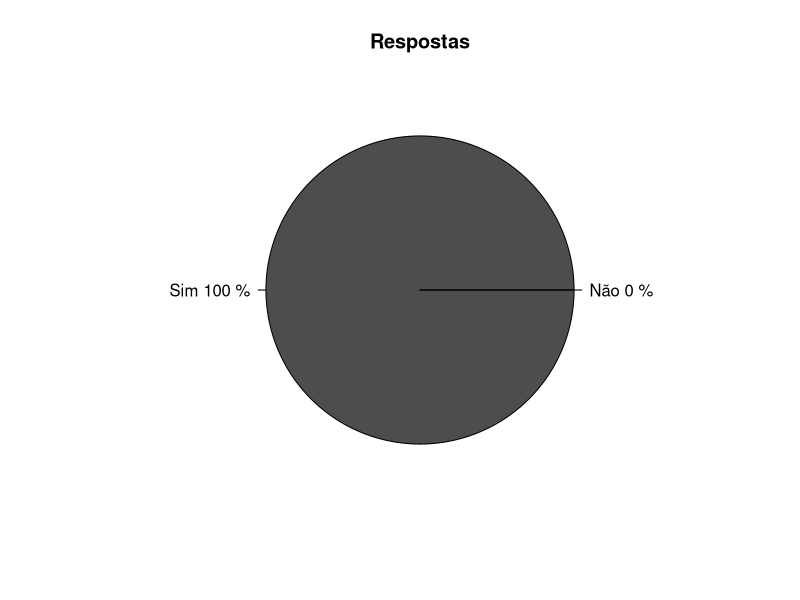
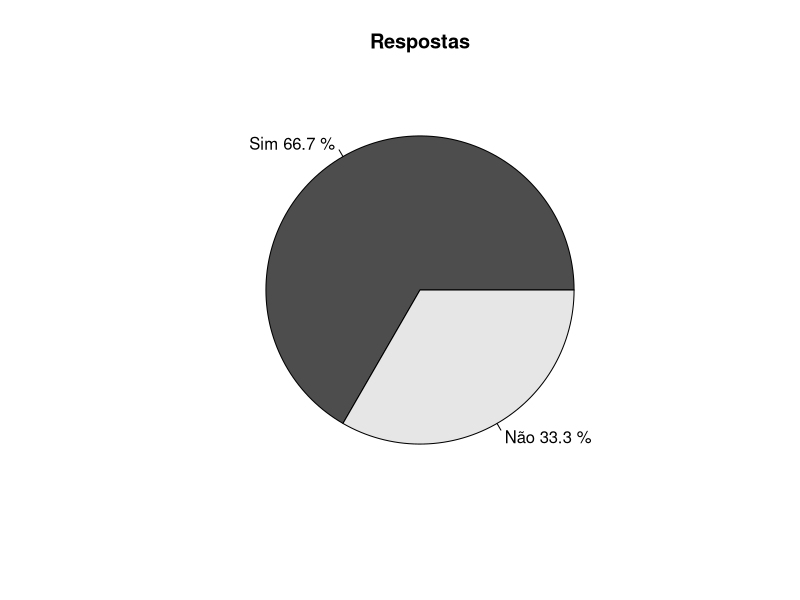
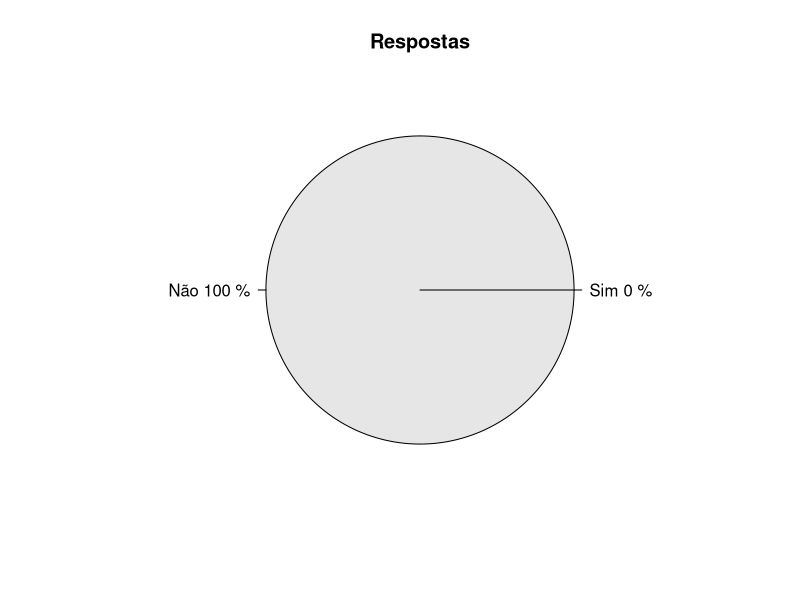
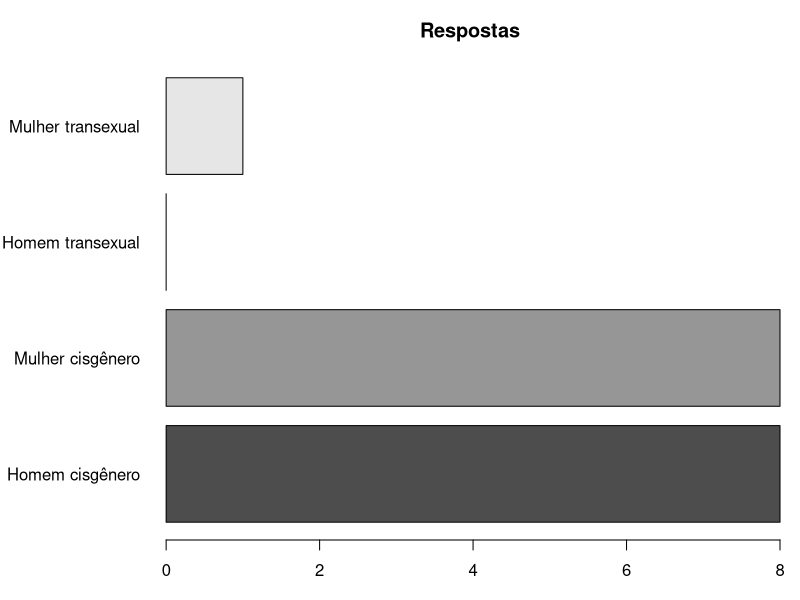
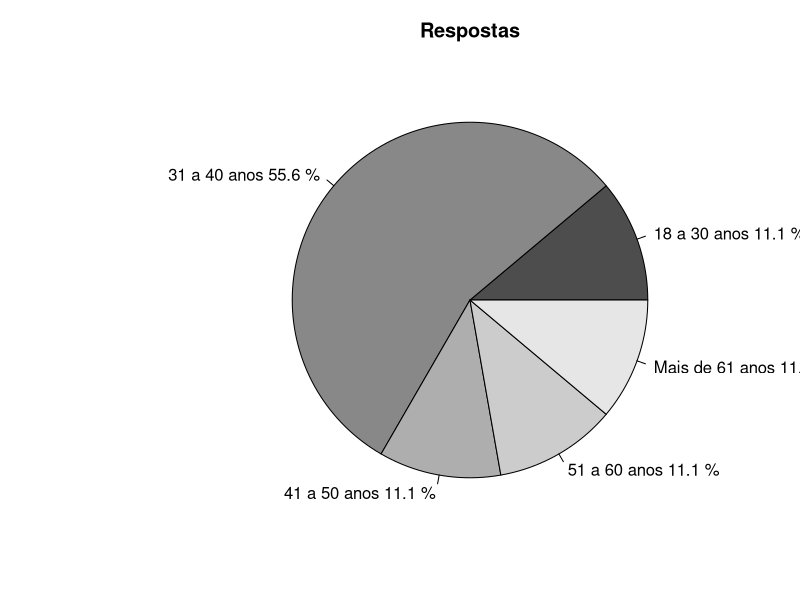
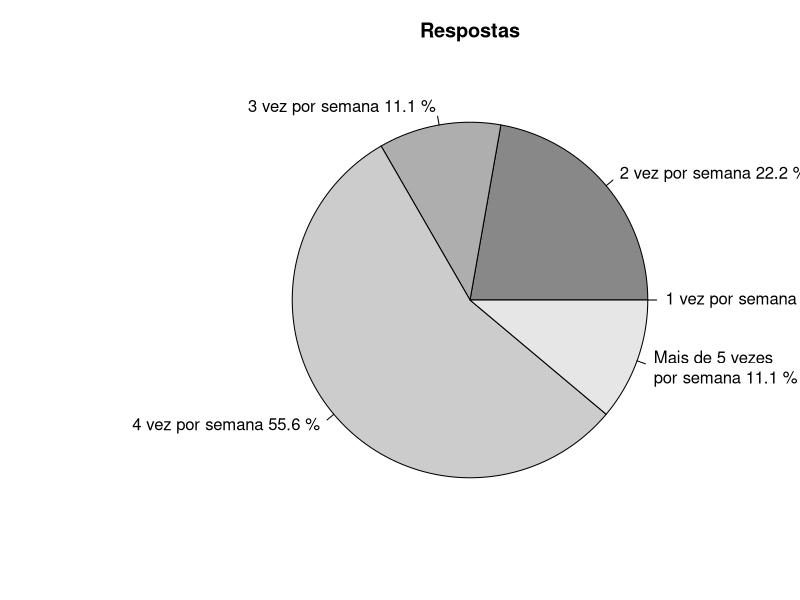
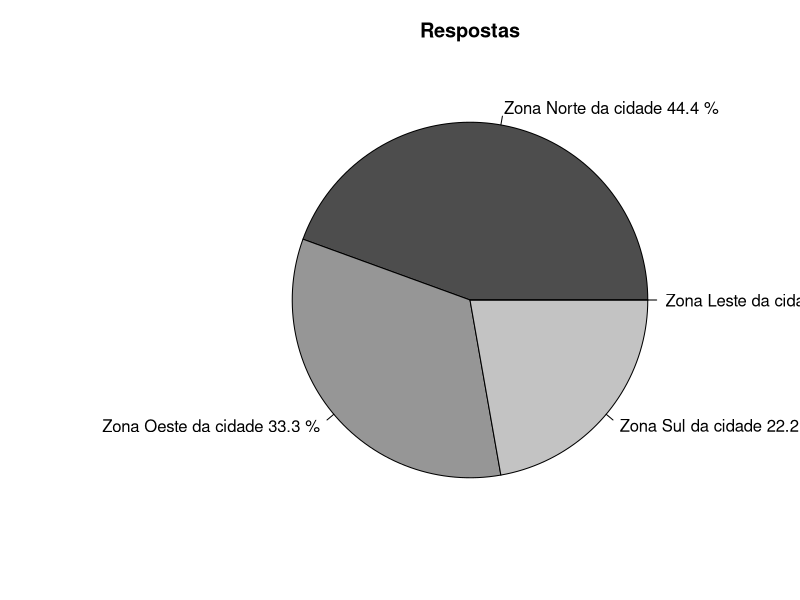
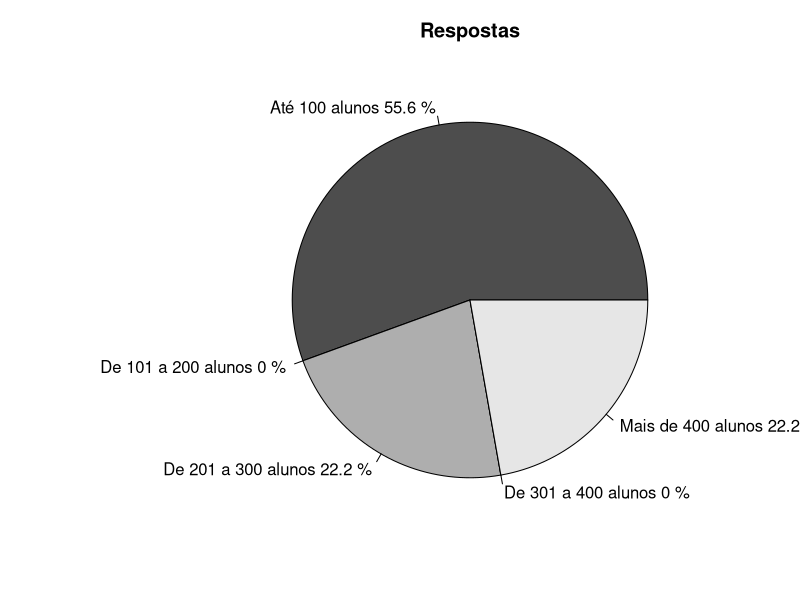

Generate these figures, in order, with R:
## ---- chunk 1
knitr::opts_chunk$set(echo = TRUE, out.width = "70%", lang="pt-BR", dpi=100)

if (!require(knitr)) install.packages('knitr')

if (!require(rmarkdown)) install.packages('rmarkdown')
local({r = getOption("repos")
       r["CRAN"] = "https://brieger.esalq.usp.br/CRAN/" 
       options(repos=r)
})

rm(list = ls())
dev.set(1)

if (!require(tidyverse)) install.packages("tidyverse")
library("readxl")
## ---- chunk 2
data = read_excel("../data/survey-responses.xlsx", sheet = "responses")

pesquisados = nrow(data) # Sem o cabeçalho

resposta_questao1 = c(sum(data$questao1 == "Sim"), sum(data$questao1 == "Não"))
resposta_questao2 = c(sum(data$questao2 == "Sim"), sum(data$questao2 == "Não"))
resposta_questao3 = c(sum(data$questao3 == "Sim"), sum(data$questao3 == "Não"))

trim = function (x) gsub("^\\s+|\\s+$", "", x)

count_word_split_by = function (data, word, split_by){
  count = 0
  words = strsplit(data, split_by)
  
  for (values in words){
    for(value in values){
      if (trim(value) == word){
        count = count + 1
      }
    }
  }
  
  return (count)
}

resposta_questao4.1 = 
  c(
    count_word_split_by(data$questao4.1, "Homem cisgênero", ","), 
    count_word_split_by(data$questao4.1, "Mulher cisgênero", ","), 
    count_word_split_by(data$questao4.1, "Homem transexual", ","), 
    count_word_split_by(data$questao4.1, "Mulher transexual", ","))

resposta_questao4.2 = 
  c(
    sum(data$questao4.2 == "18 – 30 anos"), 
    sum(data$questao4.2 == "31 – 40 anos"),
    sum(data$questao4.2 == "41 – 50 anos"),
    sum(data$questao4.2 == "51 – 60 anos"),
    sum(data$questao4.2 == "Mais de 61 anos"))

resposta_questao4.3 = 
  c(
    sum(data$questao4.3 == "1 vez por semana"), 
    sum(data$questao4.3 == "2 vez por semana"),
    sum(data$questao4.3 == "3 vez por semana"),
    sum(data$questao4.3 == "4 vez por semana"),
    sum(data$questao4.3 == "Mais de 5 vezes por semana"))

resposta_questao5 = 
  c(
    sum(data$questao5 =="Zona Norte da cidade"), 
    sum(data$questao5 =="Zona Oeste da cidade"), 
    sum(data$questao5 =="Zona Sul da cidade"), 
    sum(data$questao5 =="Zona Leste da cidade"))

resposta_questao6 = 
  c(
     sum(data$questao6 == "Até 100 alunos"), 
     sum(data$questao6 == "De 101 a 200 alunos"), 
     sum(data$questao6 == "De 201 a 300 alunos"), 
     sum(data$questao6 == "De 301 a 400 alunos"), 
     sum(data$questao6 == "Mais de 400 alunos"))

resposta_questao7 = c(sum(data$questao7 == "Sim"), sum(data$questao7 == "Não"))
resposta_questao8 = c(sum(data$questao8 == "Sim"), sum(data$questao8 == "Não"))
resposta_questao9 = c(sum(data$questao9 == "Sim"), sum(data$questao9 == "Não"))
resposta_questao10 = c(sum(data$questao10 == "Sim"), sum(data$questao10 == "Não"))
resposta_questao11 = c(sum(data$questao11 == "Sim"), sum(data$questao11 == "Não"))
resposta_questao12 = c(sum(data$questao12 == "Sim"), sum(data$questao12 == "Não"))
resposta_questao13 = c(sum(data$questao13 == "Sim"), sum(data$questao13 == "Não"))

resposta_questao14 = 
  c(
    sum(data$questao14 == "De 5% a 15% do número total de alunos"), 
    sum(data$questao14 == "De 16% a 25% do número total de alunos"), 
    sum(data$questao14 == "26% do 35% do número total de alunos"), 
    sum(data$questao14 == "De 36% a 45% do número total de alunos"), 
    sum(data$questao14 == "Mais de 50% do número total de alunos"))

resposta_questao15 = c(sum(data$questao15 == "Sim"), sum(data$questao15 == "Não"))

resposta_questao16 =
  c(
    sum(data$questao16 == "Encerramento oficial das atividades"), 
    sum(data$questao16 == "Explorar outras alternativas de serviços (reinvenção do negócio)"),
    sum(data$questao16 == "Obter financiamento governamental"), 
    sum(data$questao16 == "Obter um “investidor anjo”"))
## ---- chunk 3
data = read_excel("../data/survey-responses.xlsx", sheet = "responses")

pesquisados = nrow(data) # Sem o cabeçalho

resposta_questao1 = c(sum(data$questao1 == "Sim"), sum(data$questao1 == "Não"))
resposta_questao2 = c(sum(data$questao2 == "Sim"), sum(data$questao2 == "Não"))
resposta_questao3 = c(sum(data$questao3 == "Sim"), sum(data$questao3 == "Não"))

trim = function (x) gsub("^\\s+|\\s+$", "", x)

count_word_split_by = function (data, word, split_by){
  count = 0
  words = strsplit(data, split_by)
  
  for (values in words){
    for(value in values){
      if (trim(value) == word){
        count = count + 1
      }
    }
  }
  
  return (count)
}

resposta_questao4.1 = 
  c(
    count_word_split_by(data$questao4.1, "Homem cisgênero", ","), 
    count_word_split_by(data$questao4.1, "Mulher cisgênero", ","), 
    count_word_split_by(data$questao4.1, "Homem transexual", ","), 
    count_word_split_by(data$questao4.1, "Mulher transexual", ","))

resposta_questao4.2 = 
  c(
    sum(data$questao4.2 == "18 – 30 anos"), 
    sum(data$questao4.2 == "31 – 40 anos"),
    sum(data$questao4.2 == "41 – 50 anos"),
    sum(data$questao4.2 == "51 – 60 anos"),
    sum(data$questao4.2 == "Mais de 61 anos"))

resposta_questao4.3 = 
  c(
    sum(data$questao4.3 == "1 vez por semana"), 
    sum(data$questao4.3 == "2 vez por semana"),
    sum(data$questao4.3 == "3 vez por semana"),
    sum(data$questao4.3 == "4 vez por semana"),
    sum(data$questao4.3 == "Mais de 5 vezes por semana"))

resposta_questao5 = 
  c(
    sum(data$questao5 =="Zona Norte da cidade"), 
    sum(data$questao5 =="Zona Oeste da cidade"), 
    sum(data$questao5 =="Zona Sul da cidade"), 
    sum(data$questao5 =="Zona Leste da cidade"))

resposta_questao6 = 
  c(
     sum(data$questao6 == "Até 100 alunos"), 
     sum(data$questao6 == "De 101 a 200 alunos"), 
     sum(data$questao6 == "De 201 a 300 alunos"), 
     sum(data$questao6 == "De 301 a 400 alunos"), 
     sum(data$questao6 == "Mais de 400 alunos"))

resposta_questao7 = c(sum(data$questao7 == "Sim"), sum(data$questao7 == "Não"))
resposta_questao8 = c(sum(data$questao8 == "Sim"), sum(data$questao8 == "Não"))
resposta_questao9 = c(sum(data$questao9 == "Sim"), sum(data$questao9 == "Não"))
resposta_questao10 = c(sum(data$questao10 == "Sim"), sum(data$questao10 == "Não"))
resposta_questao11 = c(sum(data$questao11 == "Sim"), sum(data$questao11 == "Não"))
resposta_questao12 = c(sum(data$questao12 == "Sim"), sum(data$questao12 == "Não"))
resposta_questao13 = c(sum(data$questao13 == "Sim"), sum(data$questao13 == "Não"))

resposta_questao14 = 
  c(
    sum(data$questao14 == "De 5% a 15% do número total de alunos"), 
    sum(data$questao14 == "De 16% a 25% do número total de alunos"), 
    sum(data$questao14 == "26% do 35% do número total de alunos"), 
    sum(data$questao14 == "De 36% a 45% do número total de alunos"), 
    sum(data$questao14 == "Mais de 50% do número total de alunos"))

resposta_questao15 = c(sum(data$questao15 == "Sim"), sum(data$questao15 == "Não"))

resposta_questao16 =
  c(
    sum(data$questao16 == "Encerramento oficial das atividades"), 
    sum(data$questao16 == "Explorar outras alternativas de serviços (reinvenção do negócio)"),
    sum(data$questao16 == "Obter financiamento governamental"), 
    sum(data$questao16 == "Obter um “investidor anjo”"))
## ---- chunk 4
piepercent = round(resposta_questao1/sum(resposta_questao1)*100, digits=1)

lbls = c("Sim", "Não")
lbls = paste(lbls, piepercent, "%", sep=" ") # adicionar % (porcentagem) aos rótulos

pie(resposta_questao1, main="Respostas", col=gray.colors(length(resposta_questao1)),
labels=lbls)
## ---- chunk 5
piepercent = round(resposta_questao2/sum(resposta_questao2)*100, digits=1)

lbls = c("Sim", "Não")
lbls = paste(lbls, piepercent, "%", sep=" ") # adicionar % (porcentagem) aos rótulos

pie(resposta_questao2, main="Respostas", col=gray.colors(length(resposta_questao2)),
labels=lbls)
## ---- chunk 6
piepercent = round(resposta_questao3/sum(resposta_questao3)*100, digits=1)

lbls = c("Sim", "Não")
lbls = paste(lbls, piepercent, "%", sep=" ") # adicionar % (porcentagem) aos rótulos

pie(resposta_questao3, main="Respostas", col=gray.colors(length(resposta_questao3)),
labels=lbls)
## ---- chunk 7
lbls = c("Homem cisgênero", "Mulher cisgênero", "Homem transexual", "Mulher transexual")
par(mar=c(3, 8, 3, 1))
barplot(
  resposta_questao4.1, 
  horiz = TRUE,
  main="Respostas", 
  col=gray.colors(length(resposta_questao4.1)),
  names.arg = lbls,
  las = 1)
## ---- chunk 8
piepercent = round(resposta_questao4.2/sum(resposta_questao4.2)*100, digits=1)

lbls = c("18 a 30 anos", "31 a 40 anos", "41 a 50 anos", "51 a 60 anos", "Mais de 61 anos")
lbls = paste(lbls, piepercent, "%", sep=" ") # adicionar % (porcentagem) aos rótulos

pie(resposta_questao4.2, main="Respostas", col=gray.colors(length(resposta_questao4.2)),
labels=lbls)
## ---- chunk 9
piepercent = round(resposta_questao4.3/sum(resposta_questao4.3)*100, digits=1)

lbls = c("1 vez por semana", "2 vez por semana", "3 vez por semana", "4 vez por semana", "Mais de 5 vezes\npor semana")
lbls = paste(lbls, piepercent, "%", sep=" ") # adicionar % (porcentagem) aos rótulos

pie(resposta_questao4.3, main="Respostas", col=gray.colors(length(resposta_questao4.3)),
labels=lbls)
## ---- chunk 10
piepercent = round(resposta_questao5/sum(resposta_questao5)*100, digits=1)

lbls = c("Zona Norte da cidade", "Zona Oeste da cidade", "Zona Sul da cidade", "Zona Leste da cidade")
lbls = paste(lbls, piepercent, "%", sep=" ") # adicionar % (porcentagem) aos rótulos

pie(resposta_questao5, main="Respostas", col=gray.colors(length(resposta_questao5)),
labels=lbls)
## ---- chunk 11
piepercent = round(resposta_questao6/sum(resposta_questao6)*100, digits=1)

lbls = c("Até 100 alunos", "De 101 a 200 alunos", "De 201 a 300 alunos", "De 301 a 400 alunos", "Mais de 400 alunos")
lbls = paste(lbls, piepercent, "%", sep=" ") # adicionar % (porcentagem) aos rótulos

pie(resposta_questao6, main="Respostas", col=gray.colors(length(resposta_questao6)),
labels=lbls)
## ---- chunk 12
piepercent = round(resposta_questao7/sum(resposta_questao7)*100, digits=1)

lbls = c("Sim", "Não")
lbls = paste(lbls, piepercent, "%", sep=" ") # adicionar % (porcentagem) aos rótulos

pie(resposta_questao7, main="Respostas", col=gray.colors(length(resposta_questao7)),
labels=lbls)
## ---- chunk 13
piepercent = round(resposta_questao8/sum(resposta_questao8)*100, digits=1)

lbls = c("Sim", "Não")
lbls = paste(lbls, piepercent, "%", sep=" ") # adicionar % (porcentagem) aos rótulos

pie(resposta_questao8, main="Respostas", col=gray.colors(length(resposta_questao8)),
labels=lbls)
## ---- chunk 14
piepercent = round(resposta_questao9/sum(resposta_questao9)*100, digits=1)

lbls = c("Sim", "Não")
lbls = paste(lbls, piepercent, "%", sep=" ") # adicionar % (porcentagem) aos rótulos

pie(resposta_questao9, main="Respostas", col=gray.colors(length(resposta_questao9)),
labels=lbls)
## ---- chunk 15
piepercent = round(resposta_questao10/sum(resposta_questao10)*100, digits=1)

lbls = c("Sim", "Não")
lbls = paste(lbls, piepercent, "%", sep=" ") # adicionar % (porcentagem) aos rótulos

pie(resposta_questao10, main="Respostas", col=gray.colors(length(resposta_questao10)),
labels=lbls)
## ---- chunk 16
piepercent = round(resposta_questao11/sum(resposta_questao11)*100, digits=1)

lbls = c("Sim", "Não")
lbls = paste(lbls, piepercent, "%", sep=" ") # adicionar % (porcentagem) aos rótulos

pie(resposta_questao11, main="Respostas", col=gray.colors(length(resposta_questao11)),
labels=lbls)
## ---- chunk 17
piepercent = round(resposta_questao12/sum(resposta_questao12)*100, digits=1)

lbls = c("Sim", "Não")
lbls = paste(lbls, piepercent, "%", sep=" ") # adicionar % (porcentagem) aos rótulos

pie(resposta_questao12, main="Respostas", col=gray.colors(length(resposta_questao12)),
labels=lbls)
## ---- chunk 18
piepercent = round(resposta_questao13/sum(resposta_questao13)*100, digits=1)

lbls = c("Sim", "Não")
lbls = paste(lbls, piepercent, "%", sep=" ") # adicionar % (porcentagem) aos rótulos

pie(resposta_questao13, main="Respostas", col=gray.colors(length(resposta_questao13)),
labels=lbls)
## ---- chunk 19
piepercent = round(resposta_questao14/sum(resposta_questao14)*100, digits=1)

lbls = c("De 5% a 15% do número\ntotal de alunos", "De 16% a 25% do número\ntotal de alunos", "26% do 35% do número\ntotal de alunos", "De 36% a 45% do número\ntotal de alunos", "Mais de 50% do número\ntotal de alunos")
lbls = paste(lbls, piepercent, "%", sep=" ") # adicionar % (porcentagem) aos rótulos

pie(resposta_questao14, main="Respostas", col=gray.colors(length(resposta_questao14)),
labels=lbls)
## ---- chunk 20
piepercent = round(resposta_questao15/sum(resposta_questao15)*100, digits=1)

lbls = c("Sim", "Não")
lbls = paste(lbls, piepercent, "%", sep=" ") # adicionar % (porcentagem) aos rótulos

pie(resposta_questao15, main="Respostas", col=gray.colors(length(resposta_questao15)),
labels=lbls)
## ---- chunk 21
piepercent = round(resposta_questao16/sum(resposta_questao16)*100, digits=1)

lbls = c("Encerramento oficial\ndas atividades", "Explorar outras alternativas de\nserviços (reinvenção do negócio)", "Obter financiamento\ngovernamental", "Obter um \"investidor\nanjo\"")
lbls = paste(lbls, piepercent, "%", sep=" ") # adicionar % (porcentagem) aos rótulos

pie(resposta_questao16, main="Respostas", col=gray.colors(length(resposta_questao16)),
labels=lbls)
## ---- chunk 22
template = "* %s\n\n" # dont't forget the newline

for (value in data$questao17){
    cat(sprintf(template, value))
}
